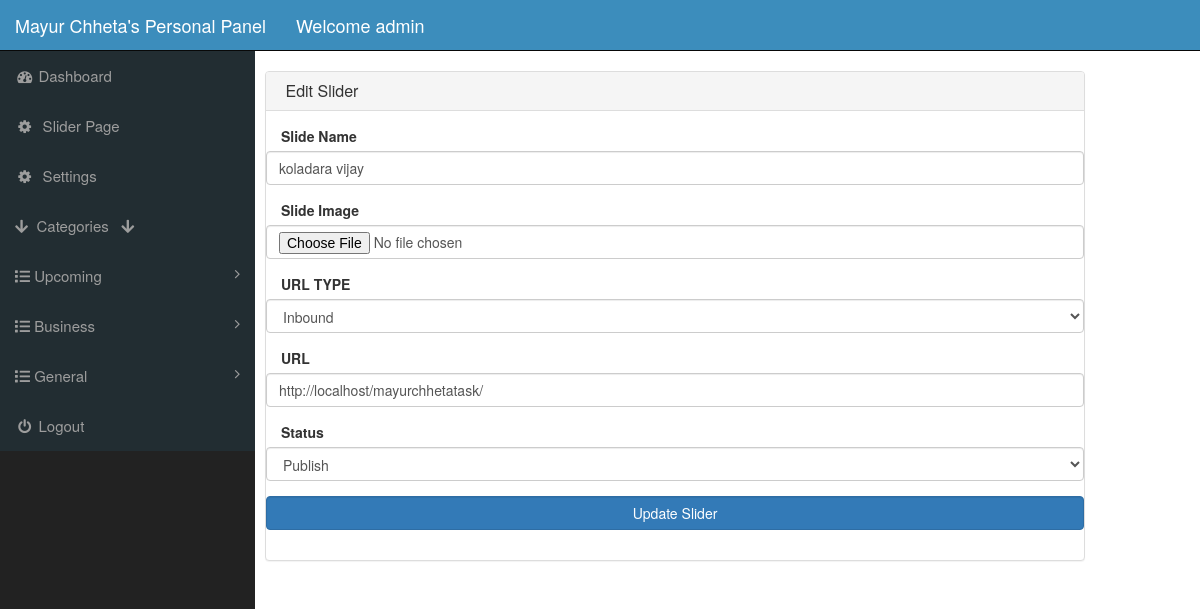
The page /index.php?edit_slide=1 (signed in) on the database as committed earlier.
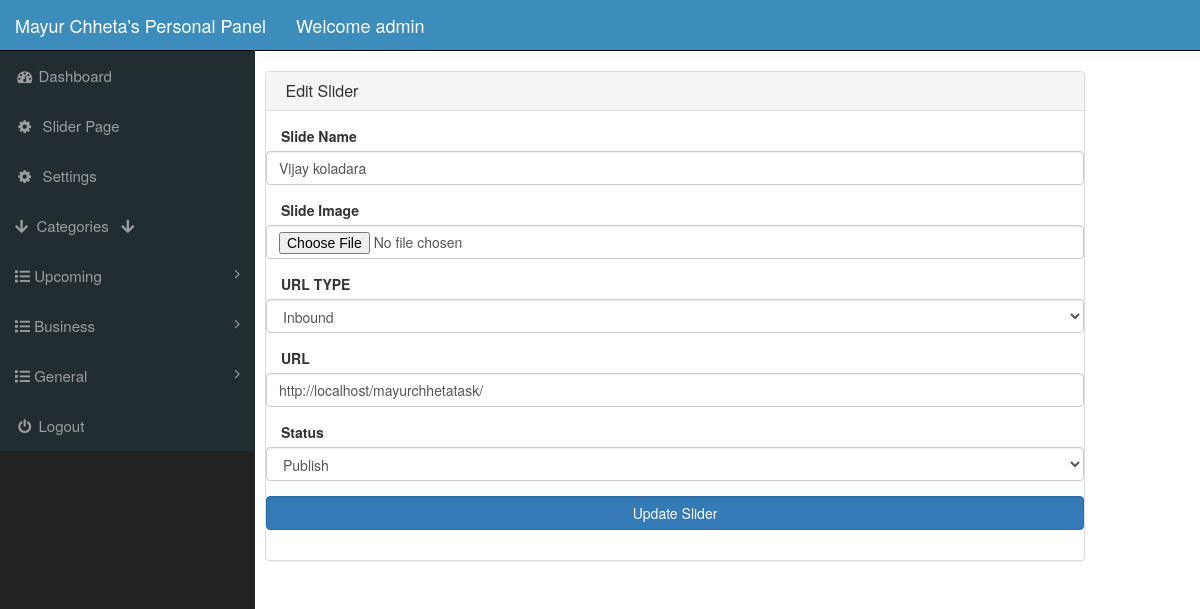
The same page on the database as committed later.
### tables this page shows
CREATE TABLE `slides` (
  `id` int(100) NOT NULL,
  `slide_name` varchar(100) NOT NULL,
  `slide_image` varchar(100) NOT NULL,
  `slide_url_type` varchar(100) NOT NULL,
  `slide_url` varchar(100) NOT NULL,
  `slide_status` varchar(100) NOT NULL
);

### edit_slide.php (the view, shortened to what this page needs)
<?php
if(!isset($_SESSION['admin_username']))
{
    echo "<script> window.open('login.php','_self')  </script>";
}
else
{
?>
<?php
if(isset($_GET['edit_slide']))
{
    $get_id = $_GET['edit_slide'];
    $get_records = "select * from slides where id='$get_id'";
    $run_records = mysqli_query($con,$get_records);
    $row = mysqli_fetch_array($run_records);
    $slidename = $row['slide_name'];
    $slideurltype = $row['slide_url_type'];
    $slideurl = $row['slide_url'];
}
?>
<div class="row">
    <div class="col-lg-3">
    </div>
    <div class="col-lg-12">
        <div class="panel panel-default">
            <div class="panel-heading">
                <h3 class="panel-title">
                    <i class="fa a-money fa-w"></i> Edit Slider
                </h3>
            </div>
            <div class="panel-body">
                <form action="" class="form-horizontal" method="POST" enctype="multipart/form-data">
                    <div class="form-group">
                        <label for="" class="col-md-3">Slide Name</label>
                        <input type="text" name="slide_name" id="" class="form-control"
                            value="<?php echo $slidename; ?>" required>
                    </div>
                    <div class="form-group">
                        <label for="" class="col-md-3">Slide Image </label>
                        <input type="file" name="slide_img" id="" class="form-control"
                            accept="image/png, image/gif, image/jpeg">
                    </div>
                    <div class="form-group">
                        <label for="" class="col-md-3">URL TYPE</label>
                        <select class="form-select form-control" name="slide_urltype">
                            <option value="inbound" <?php
                                if($slideurltype == "inbound")
                                {
                                    echo "selected";
                                }
                            ?>>Inbound</option>
                        </select>
                    </div>
                    <div class="form-group">
                        <label for="" class="col-md-3">URL</label>
                        <input type="url" name="slide_url" id="" class="form-control" value="<?php echo $slideurl; ?>">
                    </div>
                    <div class="form-group">
                        <label for="" class="col-md-3">Status</label>
                        <select class="form-select form-control" name="slide_status">
                            <option value="publish" <?php
                                if($slideurltype == "publish")
                                {
                                    echo "selected";
                                }
                            ?>>Publish</option>
                        </select>
                    </div>
                    <div class="form-group">
                        <input type="submit" value="Update Slider" name="submit" class="btn btn-primary form-control">
                    </div>
                </form>
            </div>
        </div>
    </div>
    <div class="col-lg-3">
    </div>
</div>
<?php  } ?>

Rows that differ between the two databases and show on the page:
changed slides "Inbound": slide_name "koladara vijay" → "Vijay koladara"
